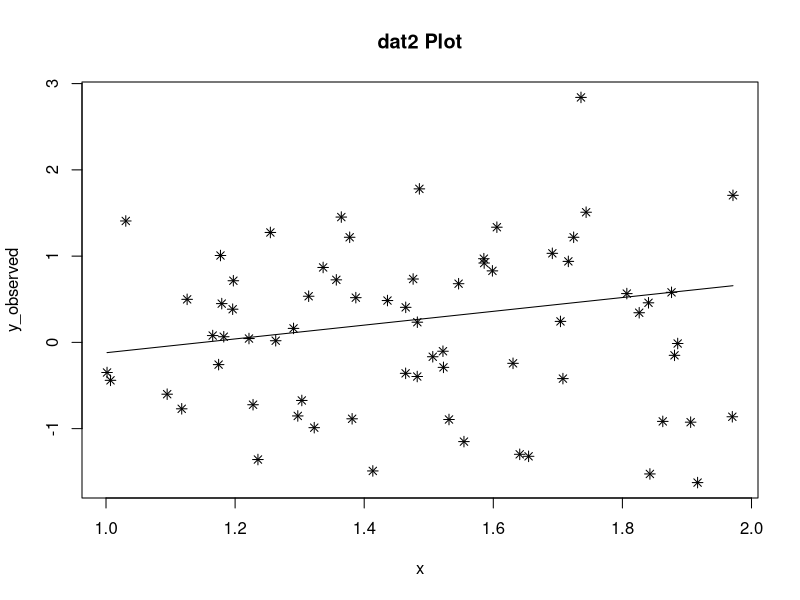
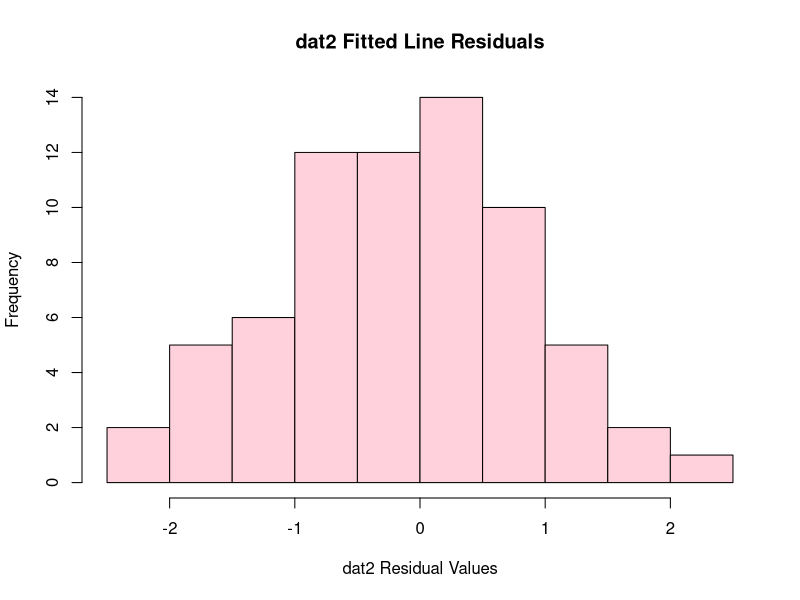
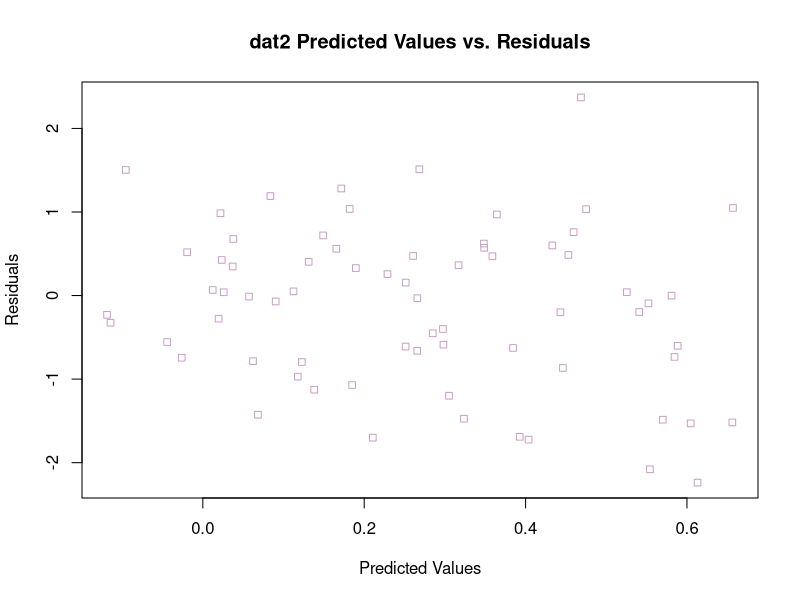
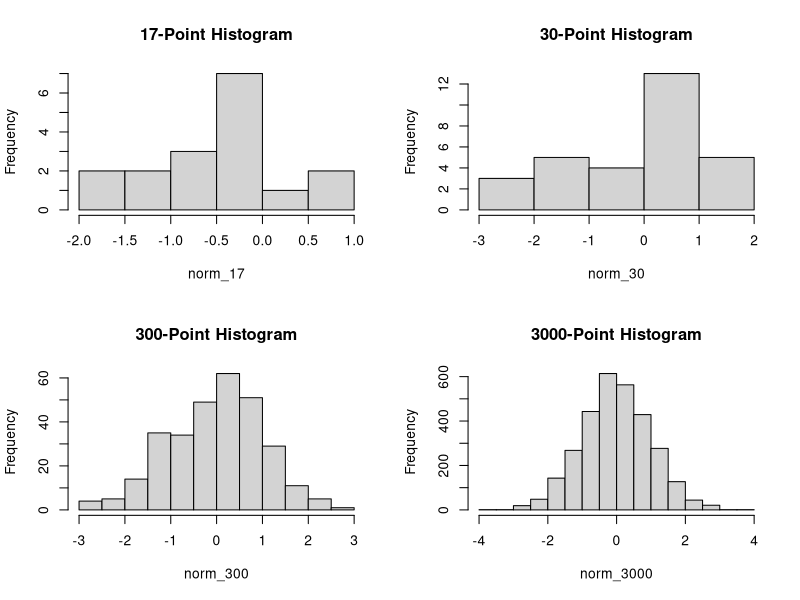
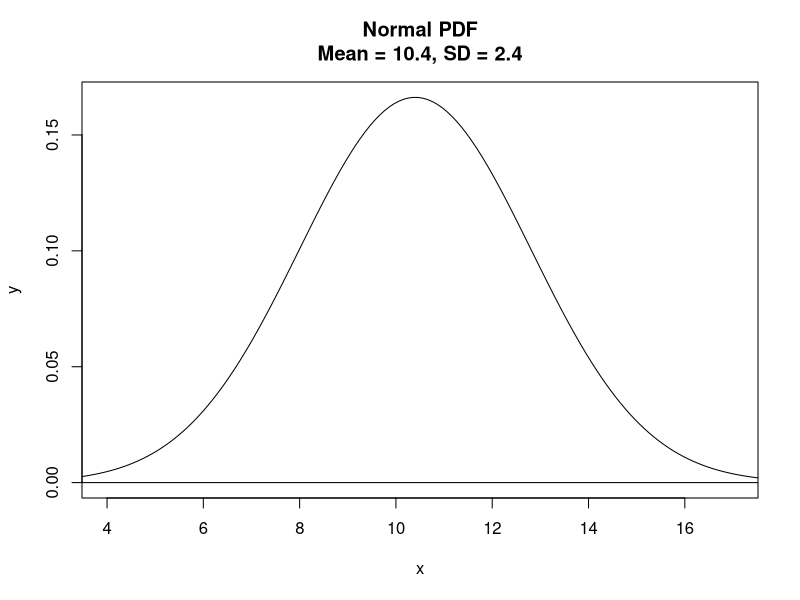

R code for these plots, in order:
## ---- chunk 1

n_mean = 10.4
n_sd = 2.4

n_rnorm = function(n, mean = n_mean, sd = n_sd)
{
  rnorm(n)
}
  
norm_17 = n_rnorm(17)
norm_30 = n_rnorm(30)
norm_300 = n_rnorm(300)
norm_3000 = n_rnorm(3000)

## ---- chunk 2
#install.packages("here")
#require here
require(here)
#where & how to save
png(
  filename = here("Labs", "Lab_4", "lab_04_hist_01.png"),
  width = 1500, height = 1600,
  res = 180, units = "px")
#what to save 
  par(mfrow = c(2,2))
hist(norm_17, main = "17-Point Histogram")
hist(norm_30, main = "30-Point Histogram")
hist(norm_300, main = "300-Point Histogram")
hist(norm_3000, main = "3000-Point Histogram")
#and we're done
dev.off()
## ---- chunk 3
require(here)
n_mean = 10.4
n_sd = 2.4
x = seq(-50, 50, length.out = 1000)
y = dnorm(x, mean = n_mean, sd = n_sd)

svg(
  here("Labs", "Lab_4", "norm_1.svg"),
  width = 4, height = 3
)
plot(x, y, main = "Normal PDF\nMean = 10.4, SD = 2.4", type = "l", xlim = c(4,17))
abline(h = 0)
dev.off()
## ---- chunk 4
set.seed(666)
n_pts = 13
x_min = 1
x_max = 25
x = runif(n = n_pts, min = x_min, max = x_max)
dat1 = data.frame(x = x, y_observed = rnorm(n_pts))
## ---- chunk 5
#generate dataset
set.seed(420)
n1_pts = 69
x_min = 1
x_max = 2
x = runif(n = n1_pts, min = x_min, max = x_max)
dat2 = data.frame(x = x, y_observed = rnorm(n1_pts))

#line_point_slope funtion
line_point_slope = function(x, x1, y1, slope)
{
  get_y_intercept = 
    function(x1, y1, slope) 
      return(-(x1 * slope) + y1)
  
  linear = 
    function(x, yint, slope) 
      return(yint + x * slope)
  
  return(linear(x, get_y_intercept(x1, y1, slope), slope))
}

#plot dat2
  plot(y_observed ~ x, data = dat2, pch = 8, main = "dat2 Plot")

#fit curve
guess_x = 1.4
guess_y = 0.2
guess_slope = .8

curve(line_point_slope(x, guess_x, guess_y, guess_slope), add = TRUE)

## ---- chunk 6
#calculate and add predicted values
dat2$y_predicted = line_point_slope(dat2$x, guess_x, guess_y, guess_slope)

#calculate and add residuals
dat2$resids = (dat2$y_observed - dat2$y_predicted)

#residuals sum
sum(dat2$resids)

#absolute value residuals sum
dat2$abs_resids = abs(dat2$resids)
sum(dat2$abs_resids)
## ---- chunk 7
hist(dat2$resids, main = "dat2 Fitted Line Residuals", xlab = "dat2 Residual Values", col =
       rgb(255, 209, 220, maxColor = 255))
## ---- chunk 8
plot(dat2$y_predicted, dat2$resids, 
     main = "dat2 Predicted Values vs. Residuals", 
     xlab = "Predicted Values", ylab = "Residuals", 
     pch = 22, 
     col = 
       rgb(200, 162, 200, maxColor = 255))
